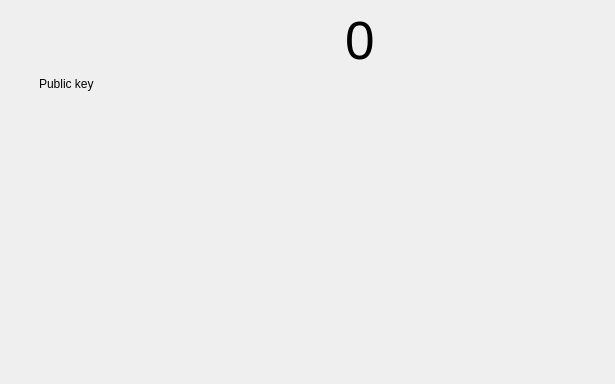
<?xml version="1.0" encoding="UTF-8"?>
<ui version="4.0">
 <class>AccountWidget</class>
 <widget class="QWidget" name="AccountWidget">
  <property name="geometry">
   <rect>
    <x>0</x>
    <y>0</y>
    <width>615</width>
    <height>384</height>
   </rect>
  </property>
  <property name="contextMenuPolicy">
   <enum>Qt::CustomContextMenu</enum>
  </property>
  <property name="windowTitle">
   <string>Account</string>
  </property>
  <layout class="QVBoxLayout" name="verticalLayout_2">
   <item>
    <layout class="QHBoxLayout" name="horizontalLayout">
     <item>
      <widget class="QLabel" name="SafeImage">
       <property name="maximumSize">
        <size>
         <width>100</width>
         <height>100</height>
        </size>
       </property>
       <property name="baseSize">
        <size>
         <width>200</width>
         <height>0</height>
        </size>
       </property>
       <property name="text">
        <string/>
       </property>
       <property name="pixmap">
        <pixmap resource="../../icons/tikka.slots.pyqt.resources.icons.index.qrc">:/images/safe_400x400.png</pixmap>
       </property>
       <property name="scaledContents">
        <bool>true</bool>
       </property>
      </widget>
     </item>
     <item alignment="Qt::AlignHCenter">
      <widget class="QLabel" name="BalanceLabel">
       <property name="font">
        <font>
         <pointsize>40</pointsize>
        </font>
       </property>
       <property name="text">
        <string>0</string>
       </property>
      </widget>
     </item>
    </layout>
   </item>
   <item>
    <layout class="QHBoxLayout" name="horizontalLayout_2" stretch="0,0">
     <property name="leftMargin">
      <number>6</number>
     </property>
     <property name="rightMargin">
      <number>0</number>
     </property>
     <item>
      <widget class="QLabel" name="LockStatusIcon">
       <property name="maximumSize">
        <size>
         <width>16</width>
         <height>16</height>
        </size>
       </property>
       <property name="text">
        <string/>
       </property>
       <property name="pixmap">
        <pixmap resource="../../icons/tikka.slots.pyqt.resources.icons.index.qrc">:/images/locked_cartoon_400x400.png</pixmap>
       </property>
       <property name="scaledContents">
        <bool>true</bool>
       </property>
       <property name="margin">
        <number>0</number>
       </property>
      </widget>
     </item>
     <item>
      <widget class="QLabel" name="PublicKeyLabel">
       <property name="text">
        <string>Public key</string>
       </property>
      </widget>
     </item>
    </layout>
   </item>
   <item>
    <spacer name="verticalSpacer">
     <property name="orientation">
      <enum>Qt::Vertical</enum>
     </property>
     <property name="sizeHint" stdset="0">
      <size>
       <width>20</width>
       <height>40</height>
      </size>
     </property>
    </spacer>
   </item>
  </layout>
 </widget>
 <resources>
  <include location="../../icons/tikka.slots.pyqt.resources.icons.index.qrc"/>
  <include location="../../icons/tikka.slots.pyqt.resources.icons.index.qrc"/>
 </resources>
 <connections/>
</ui>
